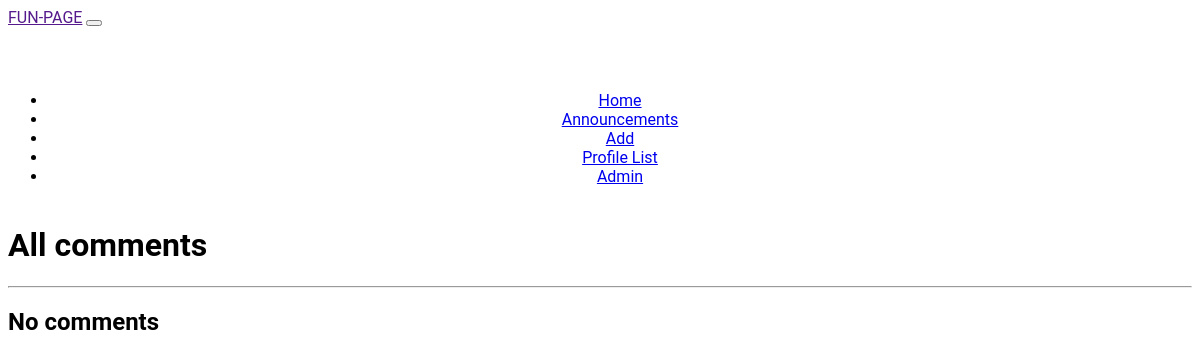
The app's page /comments/, older data.
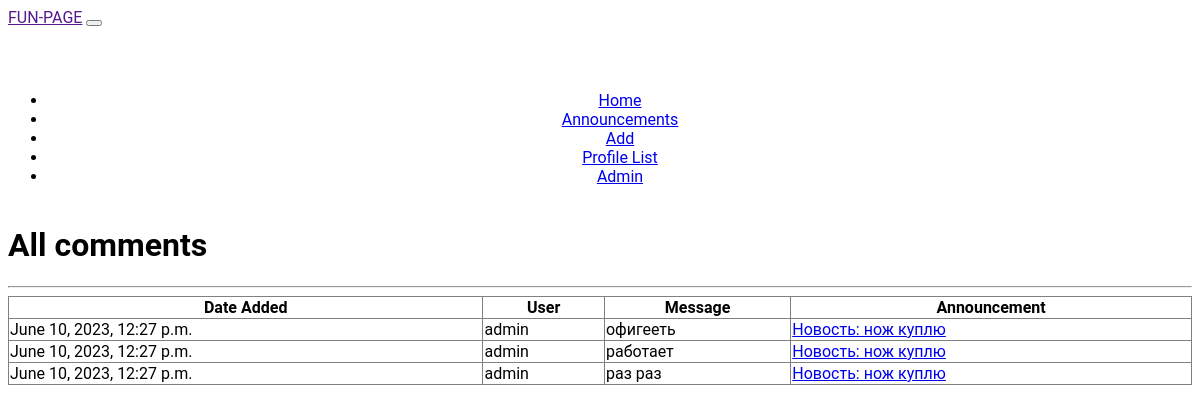
The same page, newer data.
### fun/models.py (models this page shows, shortened)
class Comment(models.Model):
    user = models.ForeignKey(User, on_delete=models.CASCADE)
    date = models.DateTimeField(auto_now_add=True)
    announcement = models.ForeignKey('Announcement', on_delete=models.CASCADE)
    content = models.TextField()

class Announcement(models.Model):
    title = models.CharField(max_length=100)
    text = models.TextField()
    category = models.ForeignKey(Category, on_delete=models.CASCADE)
    author = models.ForeignKey(User, default=1, on_delete=models.CASCADE)
    date_added = models.DateTimeField(auto_now_add=True)
    image = models.ImageField(upload_to='images/', null=True, blank=True)
    video = models.FileField(upload_to='videos/', null=True, blank=True)
    likes = models.ManyToManyField(User, related_name="ad_like", blank=True)
    def __str__(self):
        return f'{self.title.title()}: {self.text[:20]}'

### fun/views.py (the view)
# urls.py: path('comments/', CommentView.as_view(), name='comments'),
class CommentView(ListView):
    model = Comment
    ordering = ['-date']
    paginate_by = 20
    template_name = 'comments_list.html'
    context_object_name = 'comments'
    def comments(request):
        comments = Comment.objects.all()
        ad = Announcement.objects.all()
        context = {'comments': comments, 'ad': ad}
        return render(request, 'comments_list.html', context)

### templates/comments_list.html (shortened to what this page needs)
{% extends 'flatpages/default.html' %}
{% block content %}
<h1><b> All comments </b></h1>
<hr>
{% if comments %}
        <table border="1" style="border-collapse: collapse; width: 100%; height: 36px;">
  <thead>
    <tr>
      <th>Date Added</th>
      <th>User</th>
      <th>Message</th>
      <th>Announcement</th>
    </tr>
  </thead>
  <tbody>
    {% for comment in comments %}
      <tr>
        <td>{{ comment.date }}</td>
        <td>{{ comment.user|truncatechars:13 }}</td>
        <td>{{ comment.content|truncatechars:15 }}</td>
        <td><a href="{% url 'ad' comment.announcement.pk %}">{{ comment.announcement|truncatechars:20 }}</a></td>
    {% endfor %}
  </tbody>
</table>
    {% else %}
        <h2> No comments </h2>
    {% endif %}
{% endblock content %}

### templates/flatpages/default.html (shortened to what this page needs)
<!DOCTYPE html>
<html lang="en">
    <head>
        {% load static %}
        <link href="{% static 'css/styles.css' %}" rel="stylesheet" />
    </head>
    <body>
        <nav class="navbar navbar-expand-lg navbar-dark bg-dark static-top">
       <div class="container">
           <a class="navbar-brand" href="">FUN-PAGE</a>
           <button class="navbar-toggler" type="button" data-toggle="collapse"
                   data-targe-0t="#navbarResponsive"
                   aria-controls="navbarResponsive" aria-expanded="false"
                   aria-label="Toggle navigation">
           </button>
           <div class="collapse navbar-collapse" id="navbarResponsive">
               <ul class="navbar-nav ml-auto">
                   <li class="nav-item active">
                       <a class="nav-link" href="/home/">Home
                       </a>
                   </li>
                   <li class="nav-item">
                       <a class="nav-link" href="/ads/"> Announcements</a>
                   </li>
                    <li class="nav-item">
                       <a class="nav-link" href="/ads_form/"> Add </a>
                   </li>
                   <li class="nav-item">
                       <a class="nav-link" href="/profile_list/"> Profile List </a>
                   </li>
                   <li class="nav-item">
                       <a class="nav-link" href="/admin/">Admin</a>
                   </li>
               </ul>
           </div>
       </div>
    </nav>
        <div class="container">
            <br/>
           <div class="row">
               <div class="col-lg-12 text-center">
                   {% block content %}{% endblock content %}
               </div>
           </div>
        </div>
    </body>
</html>

### static/css/styles.css (style rules this page uses)
body a { transition: 0.5s all; -webkit-transition: 0.5s all; -o-transition: 0.5s all; -moz-transition: 0.5s all; -ms-transition: 0.5s all; }
html, body { font-size: 100%; font-family: 'Roboto', sans-serif; }
body { background:#FFFFFF; }
.navbar { margin-bottom: 0; }
.navbar-collapse { padding: 0; box-shadow: none; }
.navbar-nav { float: none; text-align: center; background: none; margin: 4em 0 0 0; }
.navbar-nav li:after { content: ""; position: absolute; background: #FFFFFF; height: 7px; width: 7px; top: 16px; left: 0; border-radius: 50%; -webkit-border-radius: 50%; -ms-border-radius: 50%; -o-border-radius: 50%; -moz-border-radius: 50%; }
.navbar-nav li.active:after { background: none !important; width: 0px !important; }
.navbar-nav > li > a { font-size: 1em; padding: .5em 2em; margin: 0 1em; }

Row changes from the older to the newer data that the page shows:
added Comment: date "June 10, 2023, 12:27 p.m.", user "admin", content "офигееть", announcement "Новость: нож куплю"
added Comment: date "June 10, 2023, 12:27 p.m.", user "admin", content "работает", announcement "Новость: нож куплю"
added Comment: date "June 10, 2023, 12:27 p.m.", user "admin", content "раз раз", announcement "Новость: нож куплю"
Text that changed along with them:
text no longer shown: "No comments"
text now shown: "Date Added User Message Announcement"
